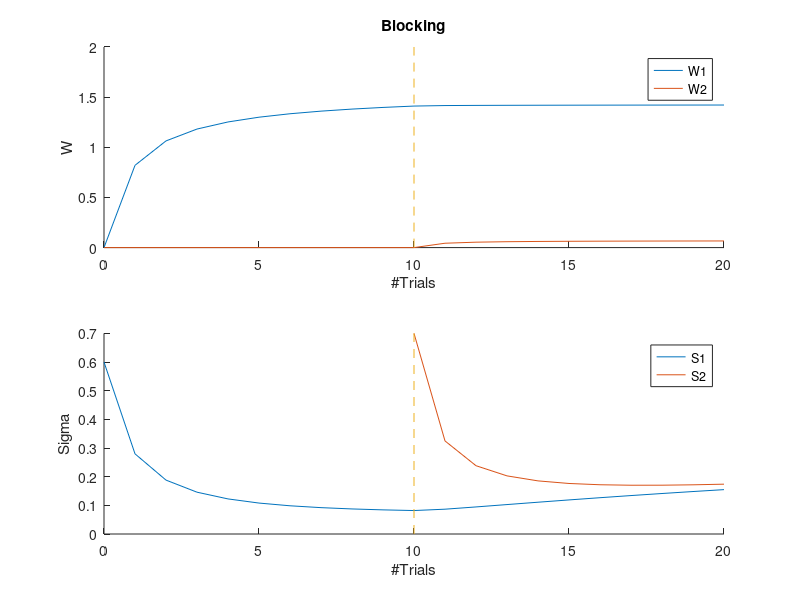

MATLAB code for this plot: (Note: this script raises an error after producing the figure.)
%% Q2
% Fig 1 Blocking
clearvars

V = 0.49; % Measure variance
P = 0.01; % Process variance
w = [0; 0];
sig = [0.6 0; 0 0.6];
n_Trials = 10;

u = [1 0];
r = 1;
w_list = w;
sig_list = [sig(1,1);sig(2,2)];
for i=1:n_Trials
%     y = r + normrnd(0,V); % This one leads to big difference in result.
    y = r + V;
    w_n = w + sig * u' ./ (u*sig*u'+V) * (y - u*w);
    sig_n = sig - sig * u' ./ (u*sig*u'+V) * u * sig + eye(2) * P;
    w = w_n;
    sig = sig_n;
    w_list = [w_list w];
    sig_list = [sig_list [sig(1,1);sig(2,2)]];
end
u = [1 1];
for i=1:n_Trials
%     y = r + normrnd(0,V); % This one leads to big difference in result.
    y = r + V;
    w_n = w + sig * u' ./ (u*sig*u'+V) * (y - u*w);
    sig_n = sig - sig * u' ./ (u*sig*u'+V) * u * sig + eye(2) * P;
    w = w_n;
    sig = sig_n;
    w_list = [w_list w];
    sig_list = [sig_list [sig(1,1);sig(2,2)]];
end

figure;
set(gcf,'Color',[1 1 1]);
set(gca,'FontName','arial','FontSize',10); % Check this
subplot(2,1,1);
plot(0:(2*n_Trials),w_list);
xlabel('#Trials');
ylabel('W');
legend({'W1', 'W2'});
box off
title('Blocking');
hold on
yL = ylim;
plot([n_Trials n_Trials],[yL(1) yL(2)],'--','HandleVisibility','off');
subplot(2,1,2);
plot(0:(2*n_Trials),sig_list(1,:));
hold on
plot(n_Trials:(2*n_Trials),sig_list(2,n_Trials+1:end));
box off
xlabel('#Trials');
ylabel('Sigma');
legend({'S1', 'S2'});
hold on
yL = ylim;
plot([n_Trials n_Trials],[yL(1) yL(2)],'--','HandleVisibility','off');
export_fig('Kalman_Blocking.png','-r600');
%% Q2
% Fig 1 Unblocking
clearvars

V = 0.49; % Measure variance
P = 0.01; % Process variance
w = [0; 0];
sig = [0.6 0; 0 0.6];
n_Trials = 10;

u = [1 0];
r = 1;
w_list = w;
sig_list = [sig(1,1);sig(2,2)];
for i=1:n_Trials
%     y = r + normrnd(0,V); % This one leads to big difference in result.
    y = r + V;
    w_n = w + sig * u' ./ (u*sig*u'+V) * (y - u*w);
    sig_n = sig - sig * u' ./ (u*sig*u'+V) * u * sig + eye(2) * P;
    w = w_n;
    sig = sig_n;
    w_list = [w_list w];
    sig_list = [sig_list [sig(1,1);sig(2,2)]];
end
u = [1 1];
r = 2;
for i=1:n_Trials
%     y = r + normrnd(0,V); % This one leads to big difference in result.
    y = r + V;
    w_n = w + sig * u' ./ (u*sig*u'+V) * (y - u*w);
    sig_n = sig - sig * u' ./ (u*sig*u'+V) * u * sig + eye(2) * P;
    w = w_n;
    sig = sig_n;
    w_list = [w_list w];
    sig_list = [sig_list [sig(1,1);sig(2,2)]];
end

figure;
set(gcf,'Color',[1 1 1]);
set(gca,'FontName','arial','FontSize',10); % Check this
subplot(2,1,1);
plot(0:(2*n_Trials),w_list);
xlabel('#Trials');
ylabel('W');
legend({'W1', 'W2'});
box off
title('Unblocking');
hold on
yL = ylim;
plot([n_Trials n_Trials],[yL(1) yL(2)],'--','HandleVisibility','off');
subplot(2,1,2);
plot(0:(2*n_Trials),sig_list(1,:));
hold on
plot(n_Trials:(2*n_Trials),sig_list(2,n_Trials+1:end));
box off
xlabel('#Trials');
ylabel('Sigma');
legend({'S1', 'S2'});
hold on
yL = ylim;
plot([n_Trials n_Trials],[yL(1) yL(2)],'--','HandleVisibility','off');
export_fig('Kalman_Unblocking.png','-r600');
%% Q2
% Fig 1 Drift
clearvars

V = 0.49; % Measure variance
P = 0.01; % Process variance
w = [1; 1];
sig = [0.6 0; 0 0.6];
n_Trials = 20;

u = [1 1];
r = 1;
w_list = w;
sig_list = [sig(1,1);sig(2,2)];
for i=1:n_Trials
%     y = r + normrnd(0,V); % This one leads to big difference in result.
    r = rand() < 0.5;
    y = r + V;
    w_n = w + sig * u' ./ (u*sig*u'+V) * (y - u*w);
    sig_n = sig - sig * u' ./ (u*sig*u'+V) * u * sig + eye(2) * P;
    w = w_n;
    sig = sig_n;
    w_list = [w_list w];
    sig_list = [sig_list [sig(1,1);sig(2,2)]];
end

figure;
set(gcf,'Color',[1 1 1]);
set(gca,'FontName','arial','FontSize',10); % Check this
plot(0:(n_Trials),w_list);
xlabel('#Trials');
ylabel('W');
legend({'W1', 'W2'});
box off
export_fig('Drift_Unblocking.png','-r600');
%% Q2
% Fig 1 Backwrd Blocking
clearvars

V = 0.49; % Measure variance
P = 0.01; % Process variance
w = [0; 0];
sig = [0.6 0; 0 0.6];
n_Trials = 10;

u = [1 1];
r = 1;
w_list = w;
sig_list = [sig(1,1);sig(2,2);sig(1,2);sig(2,1)];
for i=1:n_Trials
%     y = r + normrnd(0,V); % This one leads to big difference in result.
    y = r + V;
    w_n = w + sig * u' ./ (u*sig*u'+V) * (y - u*w);
    sig_n = sig - sig * u' ./ (u*sig*u'+V) * u * sig + eye(2) * P;
    w = w_n;
    sig = sig_n;
    w_list = [w_list w];
    sig_list = [sig_list [sig(1,1);sig(2,2);sig(1,2);sig(2,1)]];
end
u = [1 0];
for i=1:n_Trials
%     y = r + normrnd(0,V); % This one leads to big difference in result.
    y = r + V;
    w_n = w + sig * u' ./ (u*sig*u'+V) * (y - u*w);
    sig_n = sig - sig * u' ./ (u*sig*u'+V) * u * sig + eye(2) * P;
    w = w_n;
    sig = sig_n;
    w_list = [w_list w];
    sig_list = [sig_list [sig(1,1);sig(2,2);sig(1,2);sig(2,1)]];
end

% figure;
% set(gcf,'Color',[1 1 1]);
% set(gca,'FontName','arial','FontSize',10); % Check this
% subplot(2,1,1);
% plot(0:(2*n_Trials),w_list);
% xlabel('#Trials');
% ylabel('W');
% legend({'W1', 'W2'});
% box off
% subplot(2,1,2);
% plot(0:(2*n_Trials),sig_list(1,:));
% hold on
% plot(n_Trials:(2*n_Trials),sig_list(2,n_Trials+1:end));
% box off
% xlabel('#Trials');
% ylabel('Sigma');
% legend({'S1', 'S2'});
% export_fig('Kalman_BackwardBlocking.png','-r600');

figure;
set(gcf,'Color',[1 1 1]);
set(gca,'FontName','arial','FontSize',10); % Check this
subplot(1,3,1);
w1 = -1:0.02:2;
w2 = -1:0.02:2;
[w1,w2] = meshgrid(w1,w2);
X = [w1(:) w2(:)];
y = mvnpdf(X,w_list(:,1)',[sig_list(1,1) sig_list(3,1); sig_list(4,1) sig_list(2,1)]);
y = reshape(y,length(w2),length(w1));
surf(w1,w2,y)
caxis([min(y(:))-0.5*range(y(:)),max(y(:))])
axis([-3 3 -3 3 0 0.4])
xlim([-1 2])
ylim([-1 2])
xlabel('w1')
ylabel('w2')
zlabel('Probability Density')
view([0 90]);
shading interp
colormap(gray)
title('t = 1');
hold on
scatter3(w_list(1,1),w_list(2,1),0.3,'*');
axis square
subplot(1,3,2);
w1 = -1:0.02:2;
w2 = -1:0.02:2;
[w1,w2] = meshgrid(w1,w2);
X = [w1(:) w2(:)];
y = mvnpdf(X,w_list(:,9)',[sig_list(1,9) sig_list(3,9); sig_list(4,9) sig_list(2,9)]);
y = reshape(y,length(w2),length(w1));
surf(w1,w2,y)
caxis([min(y(:))-0.5*range(y(:)),max(y(:))])
axis([-3 3 -3 3 0 0.4])
xlim([-1 2])
ylim([-1 2])
xlabel('w1')
ylabel('w2')
zlabel('Probability Density')
view([0 90]);
shading interp
colormap(gray)
title('t = 9');
hold on
zlim([0 100])
scatter3(w_list(1,9),w_list(2,9),50,'*');
axis square
subplot(1,3,3);
w1 = -1:0.02:2;
w2 = -1:0.02:2;
[w1,w2] = meshgrid(w1,w2);
X = [w1(:) w2(:)];
y = mvnpdf(X,w_list(:,19)',[sig_list(1,19) sig_list(3,19); sig_list(4,19) sig_list(2,19)]);
y = reshape(y,length(w2),length(w1));
surf(w1,w2,y)
caxis([min(y(:))-0.5*range(y(:)),max(y(:))])
axis([-3 3 -3 3 0 0.4])
xlim([-1 2])
ylim([-1 2])
xlabel('w1')
ylabel('w2')
zlabel('Probability Density')
view([0 90]);
shading interp
colormap(gray)
title('t = 19');
hold on
zlim([0 100])
scatter3(w_list(1,19),w_list(2,19),50,'*');
axis square
export_fig('Kalman_Fig2.png','-r600');